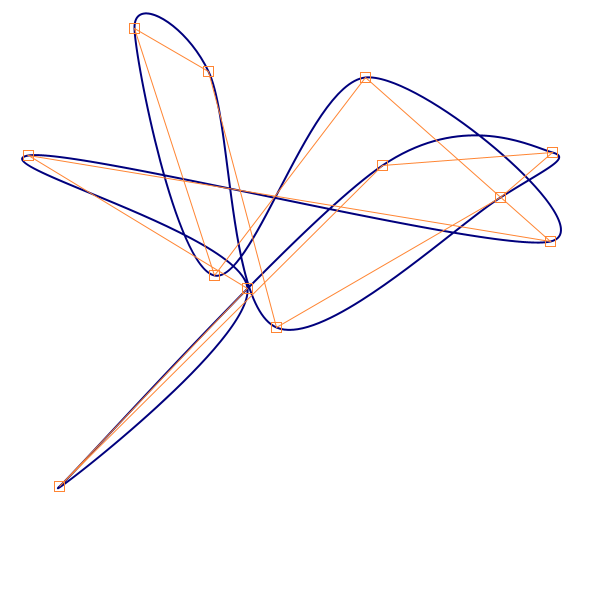
Frame 1 (no input)
Frame 60 (the mouse pressed at the canvas centre just before this capture): identical to frame 1, image omitted
Frame 120 (the mouse held since frame 60 and released just before this capture): identical to frame 1, image omitted

The Processing sketch that drew this single still picture (run headless with seeded random() and noise(); from frame 60 on, the mouse is pressed at the canvas centre):

// Processing sketch: A3Core
// ── A3Core.pde
import java.util.ArrayList;

ArrayList<PVector> points;
// there will be three extra points which will be the first three 
// so the thing is complete
int totalPoints = 12; 

PVector clickedOn;

float t =0.0;
float speed = 0.009;

void setup() {
  size(600, 600);
  points = new ArrayList<PVector>();
  buildSpline();
}

void buildSpline() {
  for (int i = 0; i<totalPoints; i++) {
    points.add(new PVector(random(20, width-20), random(20, height-20)));
  }
  points.add(points.get(0));
  points.add(points.get(1));
  points.add(points.get(2));
}

void draw() {
  background(255);
  //track / spline
  stroke(0,0,125);
  strokeWeight(2);
  noFill();

  beginShape();
  for (PVector p : points) {
    curveVertex(p.x, p.y);
  }
  endShape();
  
  //nodes
  stroke(255, 133, 51);
  noFill();
  strokeWeight(1);
  for (PVector p : points) {
    rect(p.x-5, p.y-5, 10, 10);
  }
  
  beginShape();
  for (PVector p : points) {
   vertex(p.x, p.y);
  }
  endShape();
    
}

void mousePressed(){
  int error =10; 
  for(PVector p : points){
  if((mouseX < p.x+error && mouseX > p.x-error) && 
  (mouseY < p.y+error && mouseY > p.y-error)){
     clickedOn = p;
  }
   
  }
}

void mouseReleased(){
 clickedOn =null; 
}

void mouseDragged(){
  if(clickedOn!=null){
  clickedOn.x=mouseX;
  clickedOn.y=mouseY;
  }
}
